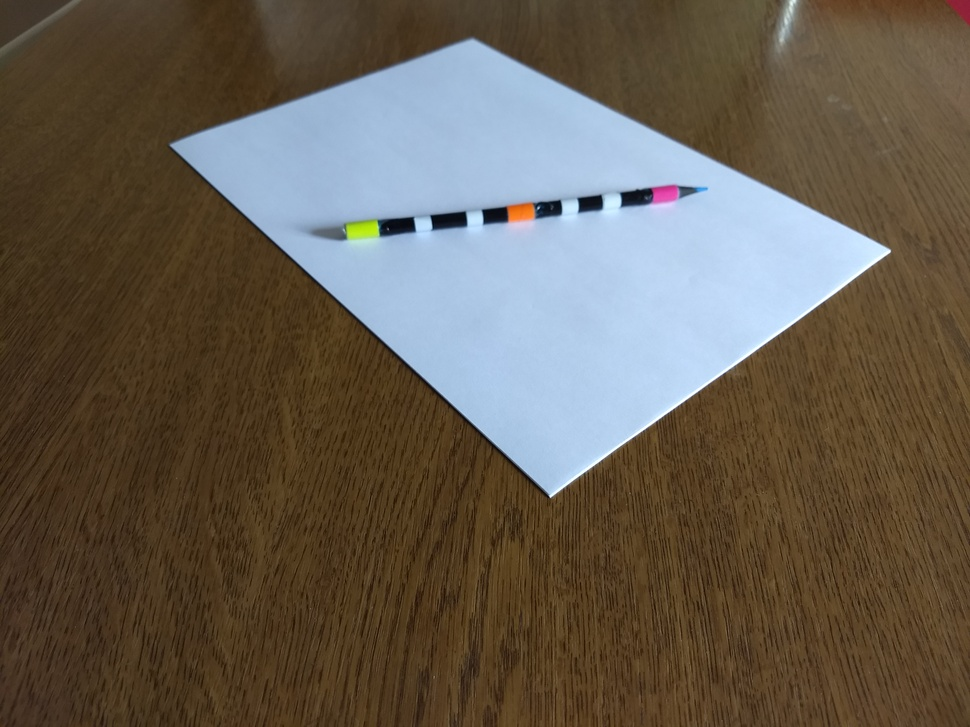
#> input picture deliverable/markerpics/IMG_20190621_092430201.jpg, 970 x 727 px, shrunk from 4032 x 3024 before the run
$ python -i VPDetection.py   (imports and definitions only)   (older library calls are emulated)
#> lines starting #> are read from the running program, lines starting #| are printed output that depends on the picture; after the words box and inside, x2 and y2 are one past the last pixel; in counts of white or black regions, pixels touching at a corner belong together
import numpy as np
import skimage, skimage.morphology, skimage.feature
from utils import homline, homintersect

def find_table(pic, cannysigma=8, closure=8, threshold_stepback=1, sat_thresh=0.3):
#> called with cannysigma = 8, closure = 8, threshold_stepback = 1, sat_thresh = 0.3
    hsvpic = skimage.color.rgb2hsv(pic)
#> hsvpic: shape (727, 970, 3) float64; mean of channels 0, 1, 2 0.209, 0.486, 0.449
    bwpic = hsvpic[:,:,2]
    satpic = hsvpic[:,:,1]
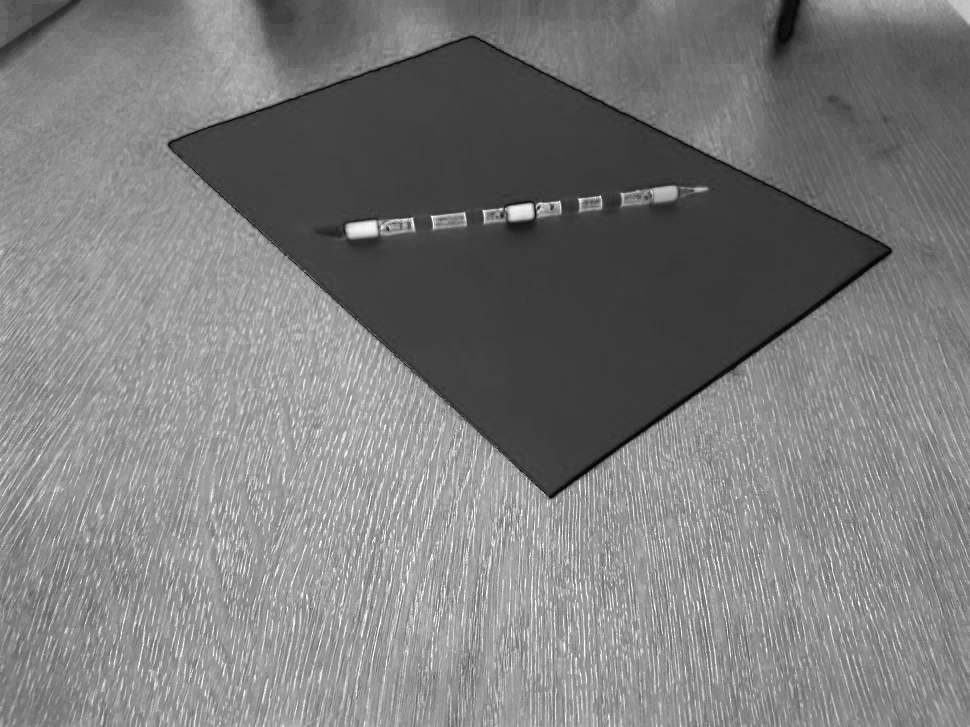
#> satpic: shape (727, 970) float64; min 0, max 1, mean 0.486
    # White is high-valued and low-saturated, so whiteness of colors is taken to be
    # directly correlated with value and inversely with saturation.
    whitepic = bwpic - satpic
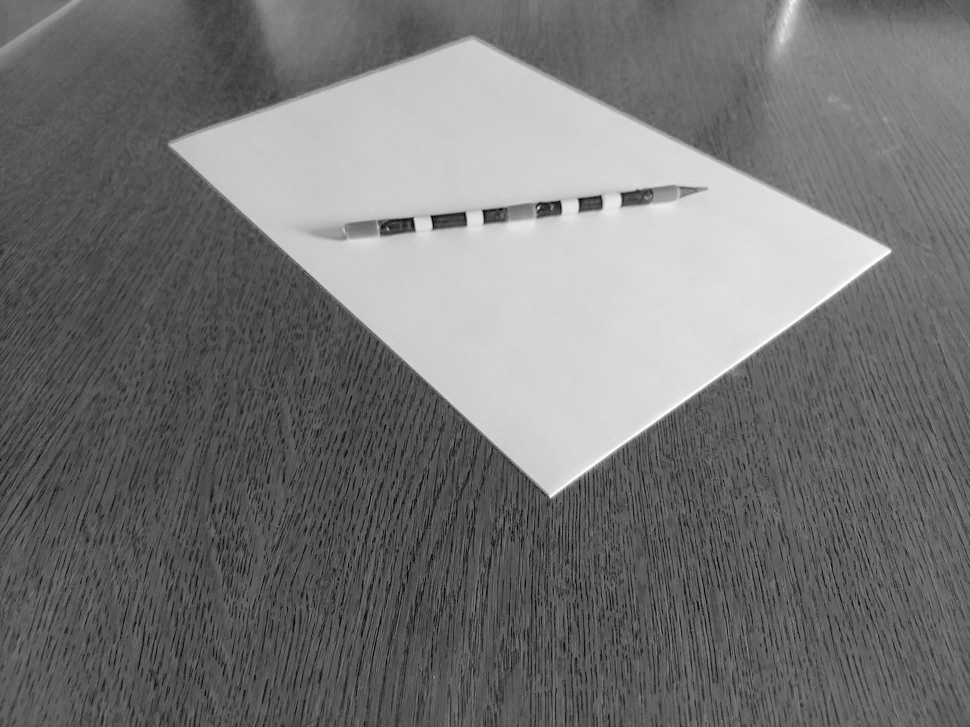
#> whitepic: shape (727, 970) float64; min -0.918, max 0.992, mean -0.037; drawn with min black and max white

    # The histogram should be somehow U-shaped, so the threshold is computed by taking
    # density maximum above the antimode, and then stepping back by a certain proportion
    # of the standard deviation.
    density, edges = np.histogram(whitepic.flat, bins = 40)
#> density = 40 values, max 86127 at index 13, min 13 at index 0, mean 17629.8; edges = 41 values from -0.918 to 0.992
    # mean = np.mean(whitepic)
    antimode = skimage.filters.threshold_otsu(whitepic)
#> antimode = 0.198
    sigma = np.std(whitepic)
#> sigma = 0.399
    stepback = 0.5
    split = np.searchsorted(edges, antimode, side='right')
#> split = 24
    maxd = split + np.argmax(density[split:])
#> maxd = 32
    threshold = edges[maxd] - threshold_stepback*sigma
#> threshold = 0.211
    maskpic = whitepic > threshold
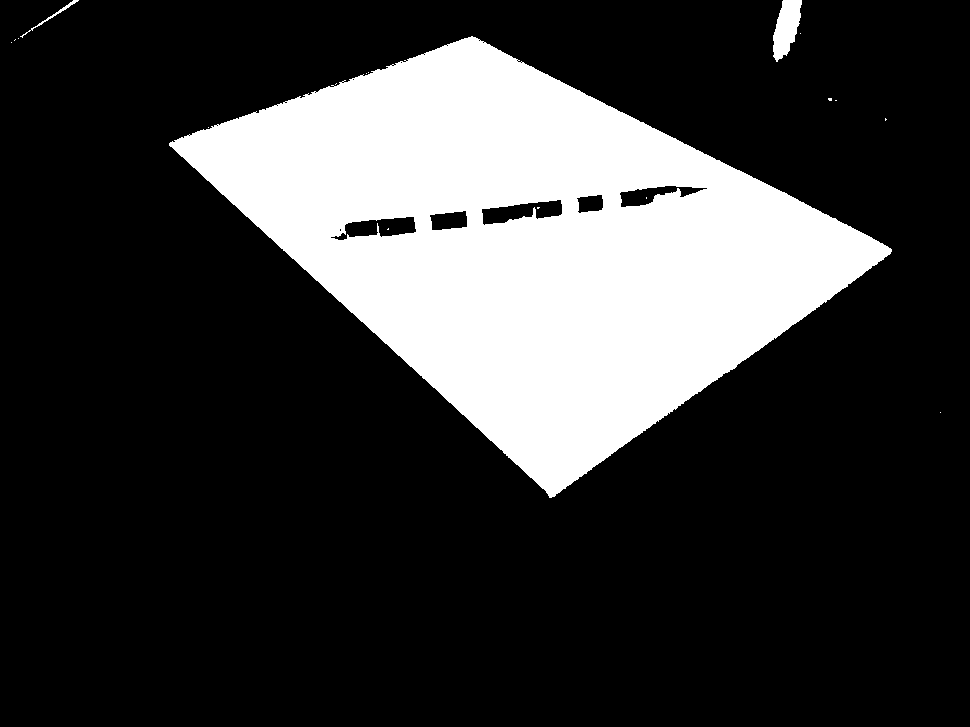
#> maskpic: shape (727, 970) bool; 22.9% white; 18 white regions (15 under 20 px), largest, box (x1, y1, x2, y2) and area: (169, 36, 892, 498) 160033, (773, 0, 802, 62) 1152, (20, 0, 79, 38) 149

    # The largest connected region will be selected at the table.
    # In order to disconnect nearby bright background region, Canny edges computed on
    # the hue channel (hue is chosen because we already know there wasn't enough distance
    # in brightness).
    huepic = hsvpic[:,:,0]
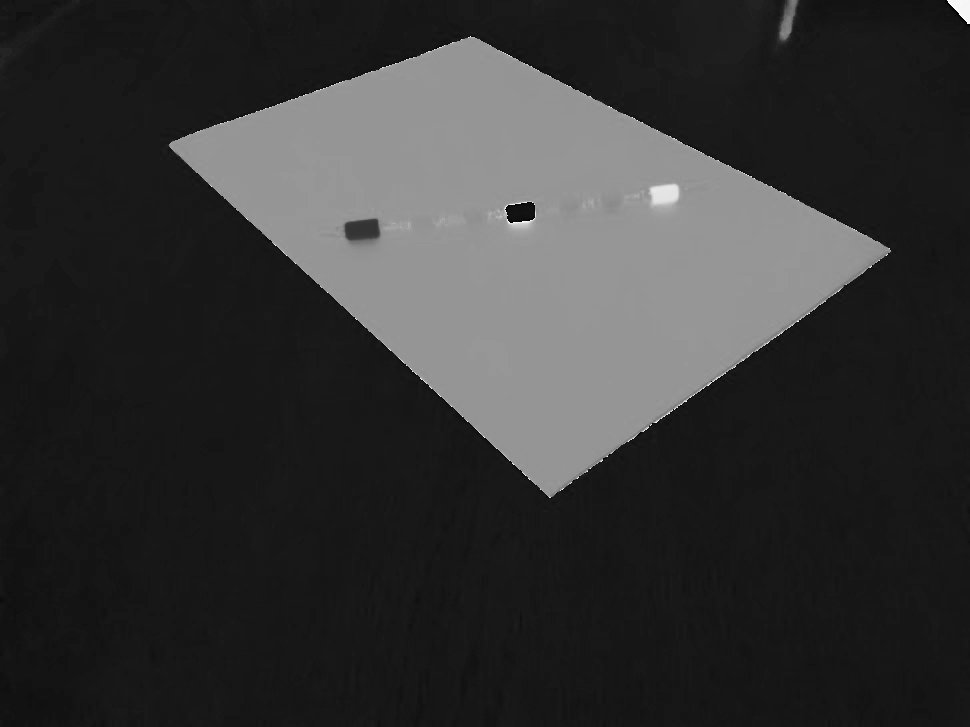
#> huepic: shape (727, 970) float64; min 0, max 0.998, mean 0.209
    cannyhue = skimage.feature.canny(huepic, sigma=cannysigma)
#> cannyhue: shape (727, 970) bool; 0.31% white in thin lines or dots, all inside (x1, y1, x2, y2) = (174, 1, 969, 494)
    satpic = hsvpic[:,:,1]
    # cannysat = skimage.feature.canny(satpic, sigma=cannysigma)
    huesatmask = maskpic & ~(cannyhue & (satpic > sat_thresh)) # & ~cannysat
    labeledpic = skimage.measure.label(huesatmask, connectivity=1)
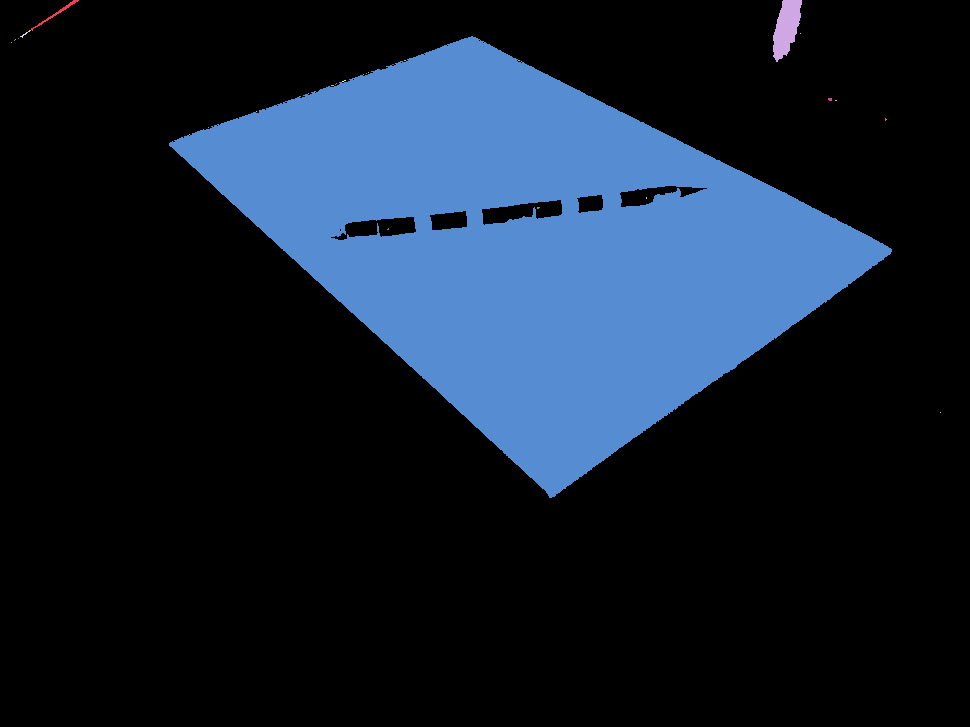
#> labeledpic: shape (727, 970) int32; 34 distinct labels, from 0 to 33; one colour per label, 0 black
    largestmask = labeledpic == np.argmax(np.bincount(labeledpic.flat)[1:])+1
#> largestmask: shape (727, 970) bool; 22.7% white; 1 white region, box (x1, y1, x2, y2) and area: (169, 36, 892, 498) 160015

    # A closure is computed on the mask to clean out speckles and dirt.
    disk = skimage.morphology.disk(closure)
    return skimage.morphology.binary_closing(largestmask, selem=disk)
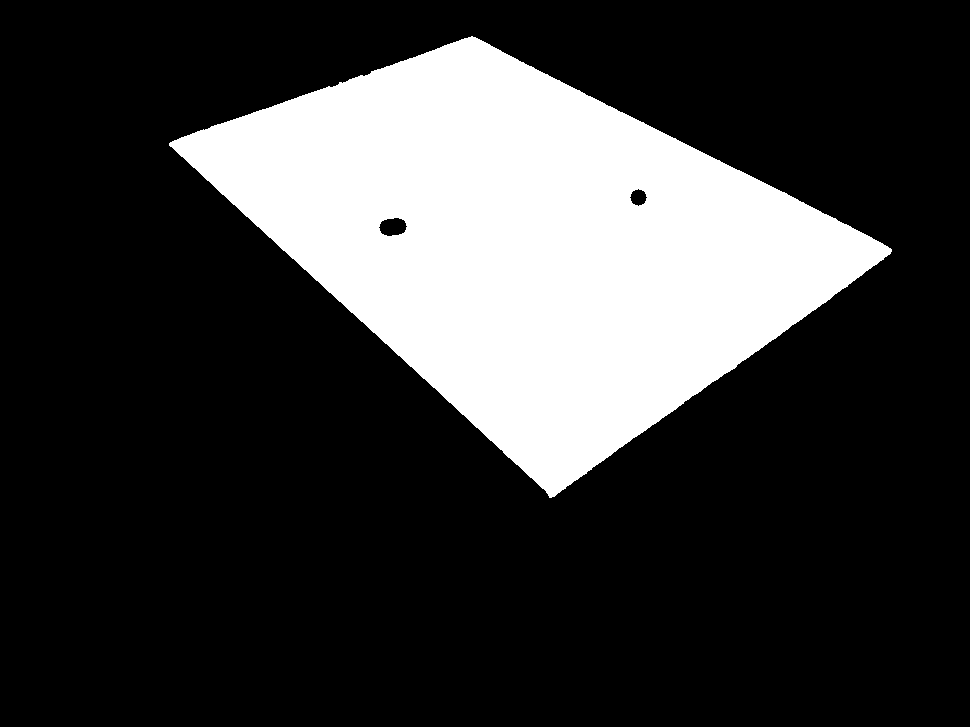
#> returned value: shape (727, 970) bool; 23.2% white; 1 white region, box (x1, y1, x2, y2) and area: (169, 36, 892, 498) 163539

# All points are returned in homogeneous pixel coordinates
def vps_corners_and_center_from_tablemask(tablemask, cannysigma=0.1):
    cannypic = skimage.feature.canny(tablemask, sigma=cannysigma)
    hres = skimage.transform.hough_line(cannypic)
    threshold = 0.1*np.max(hres[0])
    _, angles, dists = skimage.transform.hough_line_peaks(*hres, num_peaks=4, threshold=threshold, min_distance=100)

    lines = [homline(rho, theta) for rho, theta in zip(dists, angles)]
    assert(len(lines) == 4), f"Should be 4 lines, not {len(lines)}!"

    # Vanishing points are found by assuming that the lines with the closest angles are images of parallel lines.
    # The angle space should be continuous between -pi/2 and pi/2, so we throw the antipodal angles into the mix
    # The indices will be restored by modding by 4
    angles_xt = list(enumerate(np.concatenate((angles, angles+np.pi))))
    angle_cpls = [((i, x), (j, y)) for i, x in angles_xt for j, y in angles_xt if i<j]
    # The angles are the second elements of each (i, x) tuple in the couple
    mindstcpl = min(angle_cpls, key=lambda ix_jy: abs(ix_jy[0][1]-ix_jy[1][1]))
    par_idcs1 = [mindstcpl[0][0]%4, mindstcpl[1][0]%4]
    par_idcs2 = [i for i in range(4) if i not in par_idcs1]

    # Not very elegant, I know
    vpx = homintersect(lines[par_idcs1[0]], lines[par_idcs1[1]])
    vpy = homintersect(lines[par_idcs2[0]], lines[par_idcs2[1]])

    lines_par1 = [lines[i] for i in par_idcs1]
    lines_par2 = [lines[i] for i in par_idcs2]
    diag1 = np.cross(np.cross(lines_par1[0], lines_par2[0]), np.cross(lines_par1[1], lines_par2[1]))
    diag2 = np.cross(np.cross(lines_par1[0], lines_par2[1]), np.cross(lines_par1[1], lines_par2[0]))
    center = homintersect(diag1, diag2)

    A = homintersect(lines_par1[0], lines_par2[0])
    B = homintersect(lines_par1[0], lines_par2[1])
    C = homintersect(lines_par2[0], lines_par1[1])

    return vpx, vpy, A, B, C, center

>>> import cv2
>>> picture = cv2.cvtColor(cv2.imread('markerpics/IMG_20190621_092430201.jpg'), cv2.COLOR_BGR2RGB)
>>> result = find_table(picture)

$ run again, on deliverable/markerpics/IMG_20190621_092501626.jpg
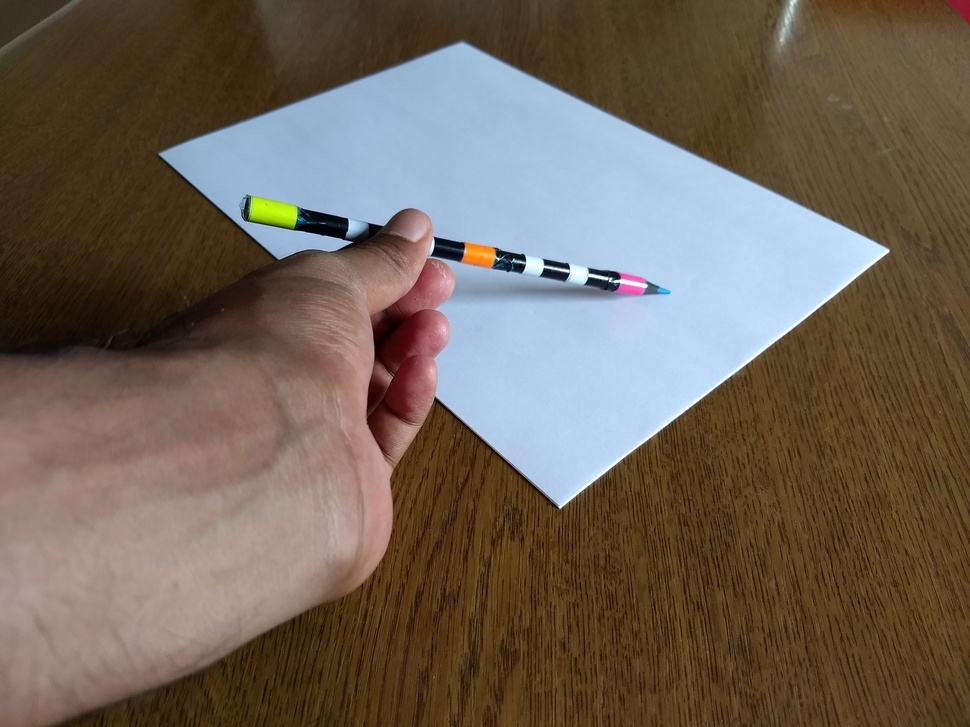
#> input picture deliverable/markerpics/IMG_20190621_092501626.jpg, 970 x 727 px, shrunk from 4032 x 3024 before the run
#> hsvpic: shape (727, 970, 3) float64; mean of channels 0, 1, 2 0.201, 0.473, 0.485
#> in find_table, `whitepic = bwpic - satpic`:
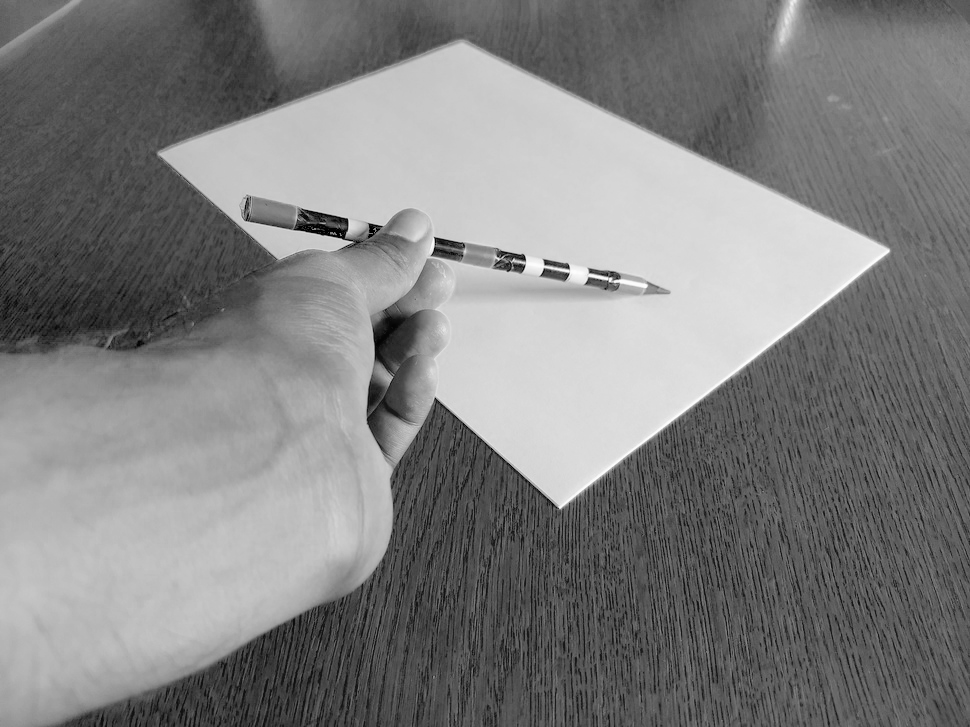
#> whitepic: shape (727, 970) float64; min -0.996, max 0.996, mean 0.0122; drawn with min black and max white
#> density = 40 values, max 48236 at index 15, min 371 at index 1, mean 17629.8; edges = 41 values from -0.996 to 0.996
#> antimode = 0.0973
#> sigma = 0.443
#> split = 22
#> maxd = 34
#> threshold = 0.254
#> maskpic: shape (727, 970) bool; 35% white; 95 white regions (86 under 20 px), largest, box (x1, y1, x2, y2) and area: (0, 40, 890, 712) 245420, (775, 0, 800, 54) 779, (205, 382, 238, 410) 372
#> cannyhue: shape (727, 970) bool; 0.35% white in thin lines or dots, all inside (x1, y1, x2, y2) = (163, 1, 969, 505)
#> huesatmask: shape (727, 970) bool; 35% white; 95 white regions (86 under 20 px), largest, box (x1, y1, x2, y2) and area: (0, 40, 890, 712) 245384, (775, 0, 800, 54) 779, (205, 382, 238, 410) 372
#> labeledpic: shape (727, 970) int32; 152 distinct labels, from 0 to 151
#> largestmask: shape (727, 970) bool; 34.8% white; 1 white region, box (x1, y1, x2, y2) and area: (0, 40, 890, 712) 245294
#> in find_table, `return skimage.morphology.binary_closing(largestmask, selem=disk)`:
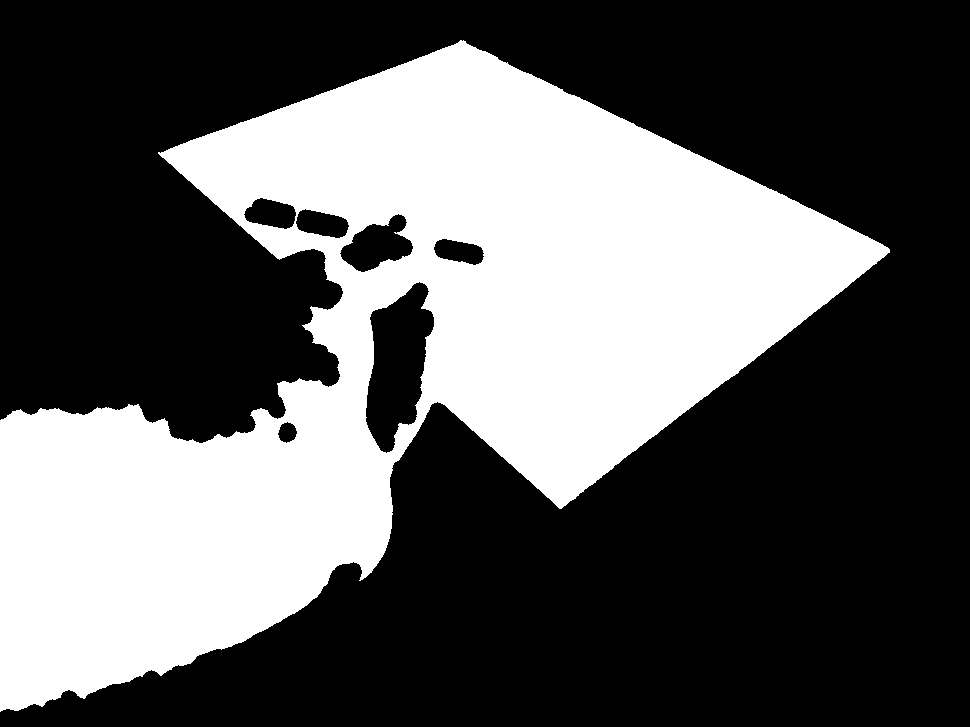
#> returned value: shape (727, 970) bool; 35.8% white; 1 white region, box (x1, y1, x2, y2) and area: (0, 40, 890, 712) 252581
